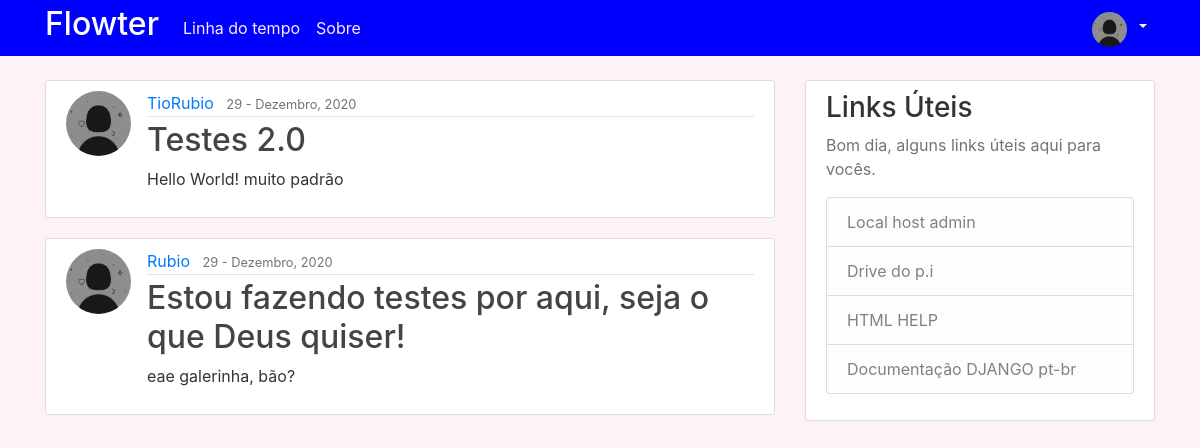
Screenshot of / (signed in) with the database file from the repository.
### users/models.py (models this page shows, shortened)
class Profile(models.Model):
    user = models.OneToOneField(User, on_delete=models.CASCADE)
    image = models.ImageField(default='default.jpg', upload_to='profile_pics')

### blog/models.py (models this page shows, shortened)
class Post(models.Model):
    title = models.CharField(max_length=100)
    content = models.TextField()
    date_posted = models.DateTimeField(default=timezone.now)
    author = models.ForeignKey(User, on_delete=models.CASCADE)

### blog/views.py (the view)
# urls.py: path('', PostListView.as_view(), name='blog-home'),
class PostListView(ListView):
    model = Post
    template_name = 'blog/home.html'  # Ordem de posts (mais atual para o mais antigo)
    context_object_name = 'posts'
    ordering = ['-date_posted']

### blog/templates/blog/home.html
{% extends "blog/base.html" %}
{% block content %}
    {% for post in posts %}
        <article class="media content-section">
          <img class="rounded-circle article-img" src="{{ post.author.profile.image.url }}">
          <div class="media-body">
            <div class="article-metadata">
              <a class="mr-2" href="#">{{ post.author }}</a>
              <small class="text-muted">{{ post.date_posted|date:"d - F, Y" }}</small>
            </div>
            <h2><a class="article-title" href="{% url 'post-detail' post.id %}">{{ post.title }}</a></h2>
            <p class="article-content">{{ post.content }}</p>
          </div>
        </article>
    {% endfor %}
{% endblock content %}

### blog/templates/blog/base.html (shortened to what this page needs)
{% load static %}
<!DOCTYPE html>
<html>
<head>
    <link rel="stylesheet" href="https://maxcdn.bootstrapcdn.com/bootstrap/4.0.0/css/bootstrap.min.css">
    <link rel="stylesheet" type="text/css" href="{% static 'blog/main.css' %}">
</head>
<body>
    <header class="site-header">
      <nav class="navbar navbar-expand-md navbar-dark bg-steel fixed-top">
        <div class="container">
          <a class="navbar-brand mr-10" href="{% url 'blog-home' %}"><h2 style="color:white;">Flowter</h2></a>
          <div class="collapse navbar-collapse" id="navbarToggle">
            <div class="navbar-nav mr-auto">
              <a class="nav-item nav-link" href="{% url 'blog-home' %}">Linha do tempo</a>
              <a class="nav-item nav-link" href="{% url 'blog-about' %}">Sobre</a>
            </div>
            <div class="navbar-nav">
              {% if user.is_authenticated %}
              <li class="nav-item dropdown">
                <a class="nav-link dropdown-toggle" href="#" id="navbarDropdownMenuLink" role="button" data-toggle="dropdown" aria-haspopup="true" aria-expanded="false">
                  <img class="rounded-circle navbar-img nav-item img-profile" src="{{ user.profile.image.url }}" href="{% url 'profile' %}">
                </a>
              </li>
              {% else %}
                <a class="nav-item nav-link" href="{% url 'login' %}">Login</a>
                <a class="nav-item nav-link" href="{% url 'register' %}">Registrar</a>
              {% endif %}
            </div>
          </div>
        </div>
      </nav>
    </header>
    <main role="main" class="container">
      <div class="row">
        <div class="col-md-8">
          {% block content %}{% endblock %}
        </div>
        <div class="col-md-4">
          <div class="content-section">
            <h3>Links Úteis</h3>
            <p class='text-muted'>Bom dia, alguns links úteis aqui para vocês.
              <ul class="list-group">
                <a class="list-group-item list-group-item-light" href="http://localhost:8000/admin/" target="_blank">Local host admin</a>
                <a class="list-group-item list-group-item-light" href="https://drive.google.com/drive/u/0/folders/1uNh7FClioOJf9g5B26VHhqiX1WUXlfT6" target="_blank">Drive do p.i</a>
                <a class="list-group-item list-group-item-light" href="https://www.w3schools.com/html/default.asp" target="_blank">HTML HELP</a>
                <a class="list-group-item list-group-item-light" href="https://docs.djangoproject.com/pt-br/3.1/" target="_blank">Documentação DJANGO pt-br</a>
              </ul>
            </p>
          </div>
        </div>
      </div>
    </main>
</body>
</html>

### blog/static/blog/main.css (style rules this page uses)
body { background: #fcf2f7; color: #333333; margin-top: 5rem; }
h1, h2, h3, h4, h5, h6 { color: #fffff; }
ul { margin: 0; }
.bg-steel { background-color: #0000ff; }
.site-header .navbar-nav .nav-link { color: #ffebf4; }
.content-section { background: #ffffff; padding: 10px 20px; border: 1px solid #dddddd; border-radius: 3px; margin-bottom: 20px; }
.article-title { color: #444444; }
.article-content { white-space: pre-line; }
.article-img { height: 65px; width: 65px; margin-right: 16px; }
.article-metadata { padding-bottom: 1px; margin-bottom: 4px; border-bottom: 1px solid #e3e3e3 }
.navbar { padding: 0rem 0rem 0rem 0rem; }
.navbar-img { height: 35px; width: 35px; margin-top: 3px; margin-right: 3px; }
.img-profile { transition: all 0.5s ease; }

### rows the page displays
Post: author.profile.image (placeholder picture), author "TioRubio", date_posted "29 - Dezembro, 2020", title "Testes 2.0", content "Hello World! muito padrão"
Post: author.profile.image (placeholder picture), author "Rubio", date_posted "29 - Dezembro, 2020", title "Estou fazendo testes por aqui, seja o que Deus quiser!", content "eae galerinha, bão?"
